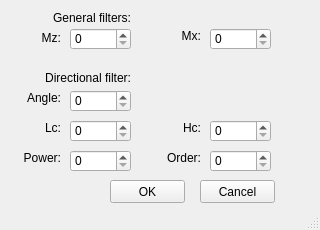
<?xml version="1.0" encoding="UTF-8"?>
<ui version="4.0">
 <class>MainWindow</class>
 <widget class="QMainWindow" name="MainWindow">
  <property name="geometry">
   <rect>
    <x>0</x>
    <y>0</y>
    <width>320</width>
    <height>230</height>
   </rect>
  </property>
  <property name="windowTitle">
   <string>MainWindow</string>
  </property>
  <widget class="QWidget" name="centralwidget">
   <widget class="QPushButton" name="pbOK">
    <property name="geometry">
     <rect>
      <x>110</x>
      <y>180</y>
      <width>75</width>
      <height>23</height>
     </rect>
    </property>
    <property name="text">
     <string>OK</string>
    </property>
   </widget>
   <widget class="QPushButton" name="pbCancel">
    <property name="geometry">
     <rect>
      <x>200</x>
      <y>180</y>
      <width>75</width>
      <height>23</height>
     </rect>
    </property>
    <property name="text">
     <string>Cancel</string>
    </property>
   </widget>
   <widget class="QSpinBox" name="sbMz">
    <property name="geometry">
     <rect>
      <x>70</x>
      <y>28</y>
      <width>61</width>
      <height>22</height>
     </rect>
    </property>
   </widget>
   <widget class="QSpinBox" name="sbAngle">
    <property name="geometry">
     <rect>
      <x>70</x>
      <y>90</y>
      <width>61</width>
      <height>22</height>
     </rect>
    </property>
   </widget>
   <widget class="QSpinBox" name="sbMx">
    <property name="geometry">
     <rect>
      <x>210</x>
      <y>28</y>
      <width>61</width>
      <height>22</height>
     </rect>
    </property>
   </widget>
   <widget class="QSpinBox" name="sbLc">
    <property name="geometry">
     <rect>
      <x>70</x>
      <y>120</y>
      <width>61</width>
      <height>22</height>
     </rect>
    </property>
   </widget>
   <widget class="QSpinBox" name="sbHc">
    <property name="geometry">
     <rect>
      <x>210</x>
      <y>120</y>
      <width>61</width>
      <height>22</height>
     </rect>
    </property>
   </widget>
   <widget class="QLabel" name="lbMz">
    <property name="geometry">
     <rect>
      <x>0</x>
      <y>30</y>
      <width>61</width>
      <height>16</height>
     </rect>
    </property>
    <property name="text">
     <string>&lt;html&gt;&lt;head/&gt;&lt;body&gt;&lt;p align=&quot;right&quot;&gt;Mz:&lt;/p&gt;&lt;/body&gt;&lt;/html&gt;</string>
    </property>
   </widget>
   <widget class="QLabel" name="lbAngle">
    <property name="geometry">
     <rect>
      <x>0</x>
      <y>90</y>
      <width>61</width>
      <height>16</height>
     </rect>
    </property>
    <property name="text">
     <string>&lt;html&gt;&lt;head/&gt;&lt;body&gt;&lt;p align=&quot;right&quot;&gt;Angle:&lt;/p&gt;&lt;/body&gt;&lt;/html&gt;</string>
    </property>
   </widget>
   <widget class="QLabel" name="lbMx">
    <property name="geometry">
     <rect>
      <x>140</x>
      <y>28</y>
      <width>61</width>
      <height>16</height>
     </rect>
    </property>
    <property name="text">
     <string>&lt;html&gt;&lt;head/&gt;&lt;body&gt;&lt;p align=&quot;right&quot;&gt;Mx:&lt;/p&gt;&lt;/body&gt;&lt;/html&gt;</string>
    </property>
   </widget>
   <widget class="QLabel" name="lbLc">
    <property name="geometry">
     <rect>
      <x>0</x>
      <y>120</y>
      <width>61</width>
      <height>16</height>
     </rect>
    </property>
    <property name="text">
     <string>&lt;html&gt;&lt;head/&gt;&lt;body&gt;&lt;p align=&quot;right&quot;&gt;Lc:&lt;/p&gt;&lt;/body&gt;&lt;/html&gt;</string>
    </property>
   </widget>
   <widget class="QLabel" name="lbHc">
    <property name="geometry">
     <rect>
      <x>140</x>
      <y>120</y>
      <width>61</width>
      <height>16</height>
     </rect>
    </property>
    <property name="text">
     <string>&lt;html&gt;&lt;head/&gt;&lt;body&gt;&lt;p align=&quot;right&quot;&gt;Hc:&lt;/p&gt;&lt;/body&gt;&lt;/html&gt;</string>
    </property>
   </widget>
   <widget class="QSpinBox" name="sbOrder">
    <property name="geometry">
     <rect>
      <x>210</x>
      <y>150</y>
      <width>61</width>
      <height>22</height>
     </rect>
    </property>
   </widget>
   <widget class="QLabel" name="lbOrder">
    <property name="geometry">
     <rect>
      <x>140</x>
      <y>150</y>
      <width>61</width>
      <height>16</height>
     </rect>
    </property>
    <property name="text">
     <string>&lt;html&gt;&lt;head/&gt;&lt;body&gt;&lt;p align=&quot;right&quot;&gt;Order:&lt;/p&gt;&lt;/body&gt;&lt;/html&gt;</string>
    </property>
   </widget>
   <widget class="QSpinBox" name="sbPower">
    <property name="geometry">
     <rect>
      <x>70</x>
      <y>150</y>
      <width>61</width>
      <height>22</height>
     </rect>
    </property>
   </widget>
   <widget class="QLabel" name="lbOrder_2">
    <property name="geometry">
     <rect>
      <x>0</x>
      <y>150</y>
      <width>61</width>
      <height>16</height>
     </rect>
    </property>
    <property name="text">
     <string>&lt;html&gt;&lt;head/&gt;&lt;body&gt;&lt;p align=&quot;right&quot;&gt;Power:&lt;/p&gt;&lt;/body&gt;&lt;/html&gt;</string>
    </property>
   </widget>
   <widget class="QLabel" name="lbAngle_2">
    <property name="geometry">
     <rect>
      <x>40</x>
      <y>70</y>
      <width>91</width>
      <height>16</height>
     </rect>
    </property>
    <property name="text">
     <string>&lt;html&gt;&lt;head/&gt;&lt;body&gt;&lt;p align=&quot;right&quot;&gt;Directional filter:&lt;/p&gt;&lt;/body&gt;&lt;/html&gt;</string>
    </property>
   </widget>
   <widget class="QLabel" name="lbAngle_3">
    <property name="geometry">
     <rect>
      <x>40</x>
      <y>10</y>
      <width>91</width>
      <height>16</height>
     </rect>
    </property>
    <property name="text">
     <string>&lt;html&gt;&lt;head/&gt;&lt;body&gt;&lt;p align=&quot;right&quot;&gt;General filters:&lt;/p&gt;&lt;/body&gt;&lt;/html&gt;</string>
    </property>
   </widget>
  </widget>
  <widget class="QStatusBar" name="statusbar"/>
 </widget>
 <resources/>
 <connections/>
</ui>
